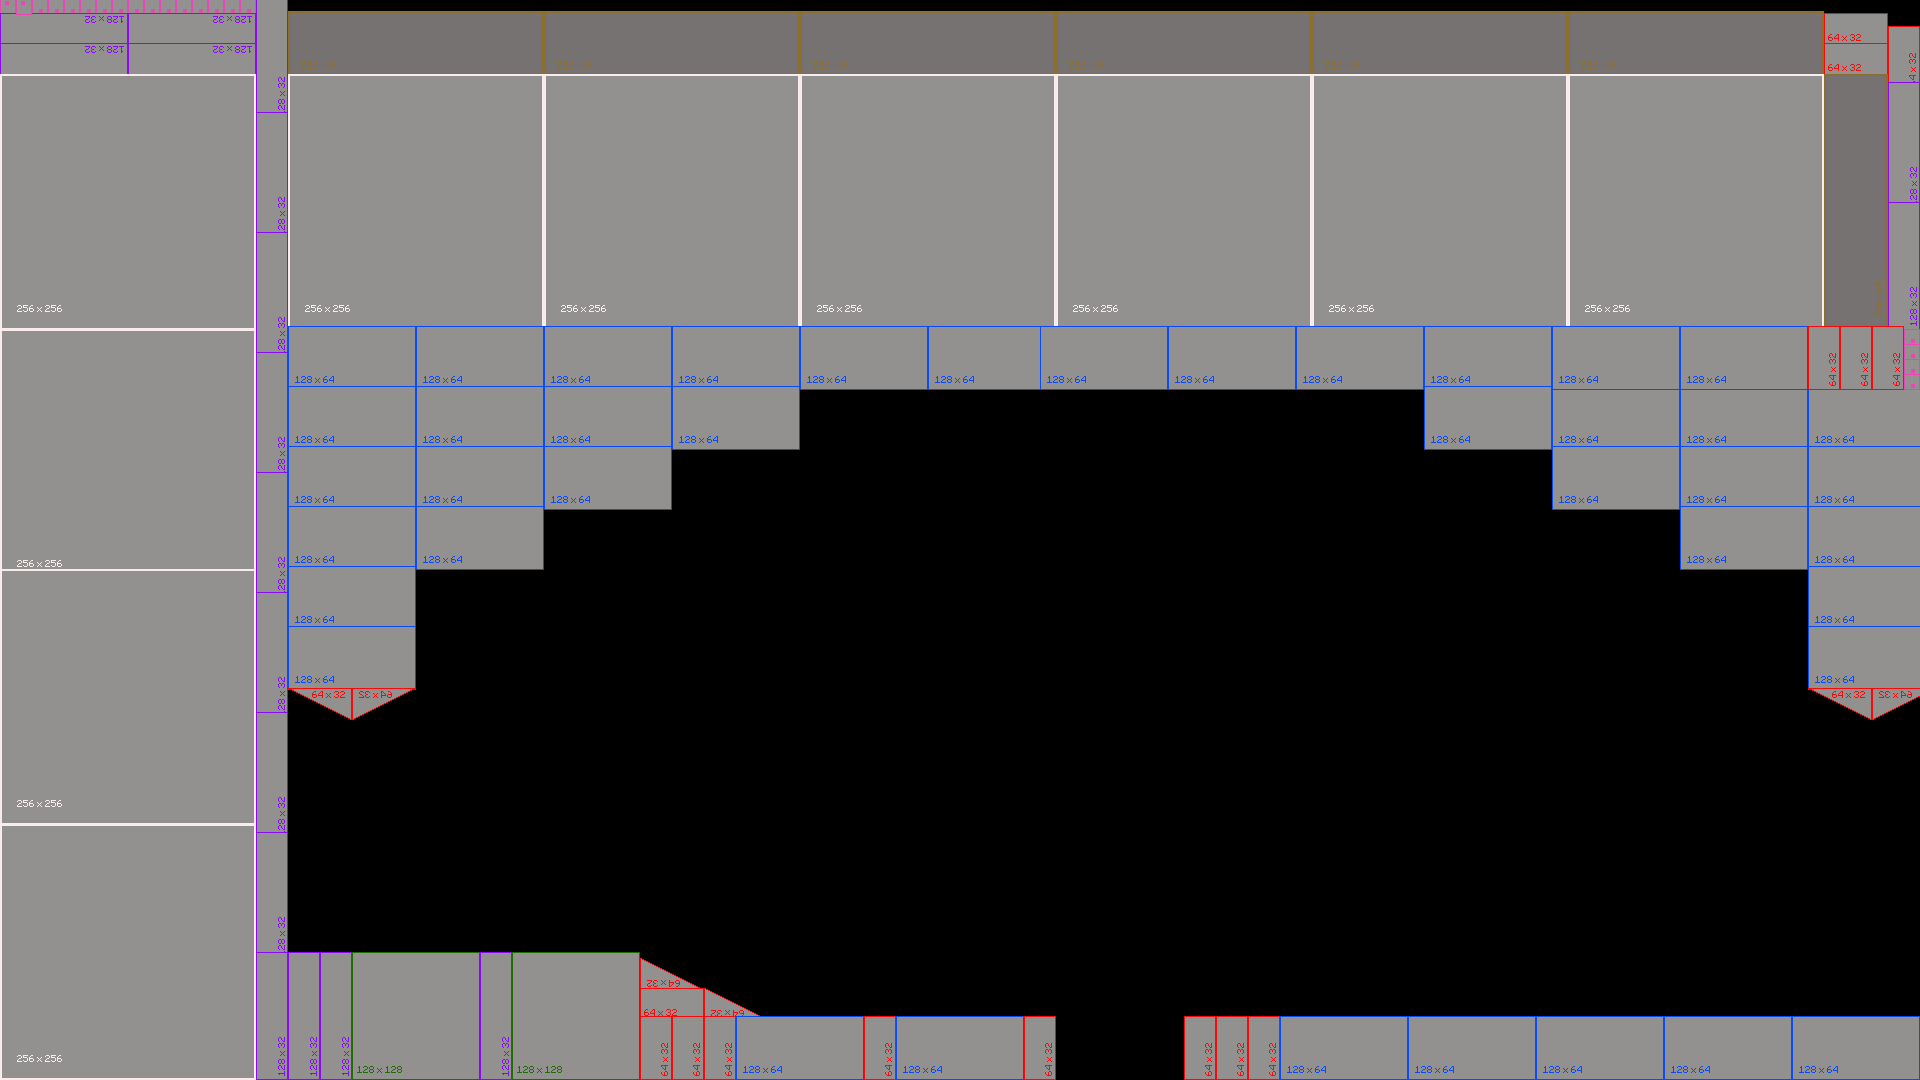

The image is a tile-based game level rendered from a .tmx file. Its description and source (layers, tilesets, objects; grid data summarised) follow:
An orthogonal 120x72 tile map with 16x15 px tiles, 2 tile layers (Camada de Blocos 1, Camada de Blocos 2), 7 tilesets and 21 objects.

<map version="1.9" tiledversion="1.9.2" orientation="orthogonal" renderorder="right-down" width="120" height="72" tilewidth="16" tileheight="15" infinite="0" nextlayerid="5" nextobjectid="36">
 <tileset firstgid="1" source="../Tilesets/Vermelho.tsx" />
 <tileset firstgid="65" source="../Tilesets/azul.tsx" />
 <tileset firstgid="81" source="../Tilesets/verde.tsx" />
 <tileset firstgid="82" source="../Tilesets/roxo.tsx" />
 <tileset firstgid="146" source="../Tilesets/branco.tsx" />
 <tileset firstgid="147" source="../Tilesets/rosa.tsx" />
 <tileset firstgid="155" source="../Tilesets/marrom.tsx" />
 <layer id="1" name="Camada de Blocos 1" width="120" height="72">
  <data>[8640 cells, 61 non-empty, 7 distinct tile ids]</data>
 </layer>
 <layer id="2" name="Camada de Blocos 2" width="120" height="72">
  <data>[8640 cells, 61 non-empty, 8 distinct tile ids]</data>
 </layer>
 <objectgroup id="3" name="CollisionMask">
  <object id="3" x="432" y="900" width="120" height="19">
   <text>Entrada (personagem da lança)</text>
  </object>
  <object id="4" x="0" y="0" width="288" height="1080" />
  <object id="6" x="288" y="960" width="352" height="120" />
  <object id="10" x="640" y="1020" width="416" height="60" />
  <object id="13" x="480" y="885">
   <point />
  </object>
  <object id="14" x="640" y="1020" width="416">
   <ellipse />
  </object>
  <object id="18" x="640" y="960">
   <polygon points="0,0 128,60 0,60" />
  </object>
  <object id="19" x="1184" y="1020" width="592" height="60" />
  <object id="20" x="1776" y="1020" width="144" height="60" />
  <object id="22" x="288" y="0" width="1248" height="390" />
  <object id="23" x="1536" y="0" width="384" height="390" />
  <object id="24" x="1424" y="390" width="496" height="60" />
  <object id="25" x="1552" y="450" width="368" height="60" />
  <object id="26" x="1680" y="510" width="240" height="60" />
  <object id="27" x="1808" y="570" width="112" height="120" />
  <object id="28" x="1824" y="690">
   <polygon points="0,0 48,30 96,0" />
  </object>
  <object id="29" x="304" y="690">
   <polygon points="0,0 112,0 48,30" />
  </object>
  <object id="30" x="288" y="390" width="512" height="60" />
  <object id="32" x="288" y="450" width="384" height="60" />
  <object id="33" x="288" y="510" width="256" height="60" />
  <object id="35" x="288" y="570" width="128" height="120" />
 </objectgroup>
</map>
